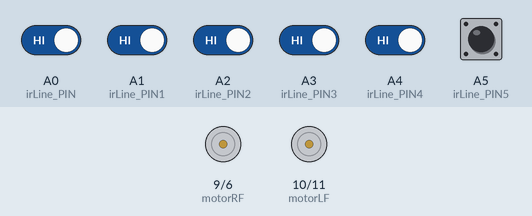
Recording of a program running on a simulated Arduino Uno, built with avr-gcc and run on an emulated ATmega328P. Shown: motor-driver pin pairs drawn as motors (green arrow = first pin HIGH = forward, orange = second pin HIGH = backward, longer = more drive). Inputs (shaded band) come from the test bench; at power-on: A0 (irLine_PIN), A1 (irLine_PIN1), A2 (irLine_PIN2), A3 (irLine_PIN3), A4 (irLine_PIN4), A5 (irLine_PIN5) HIGH.

Above: at 1.2 s.
1.3 s: A0 (irLine_PIN) driven LOW
At 2.5 s:
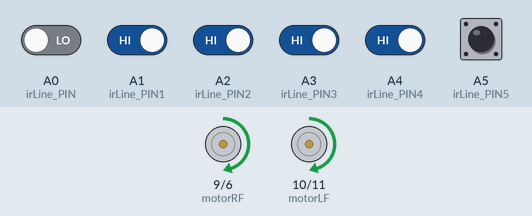
2.8 s: A1 (irLine_PIN1) driven LOW
At 4.0 s:
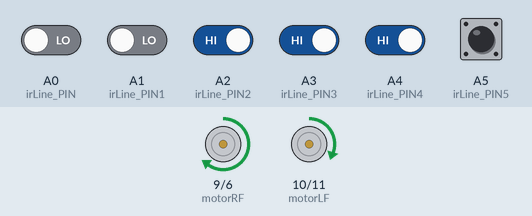
4.3 s: A2 (irLine_PIN2) driven LOW
At 4.7 s:
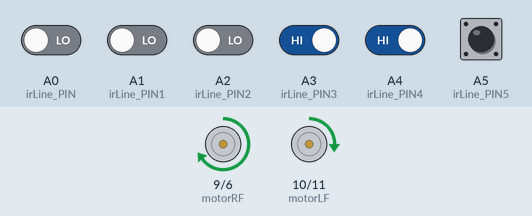
5.8 s: A3 (irLine_PIN3) driven LOW
At 7.0 s:
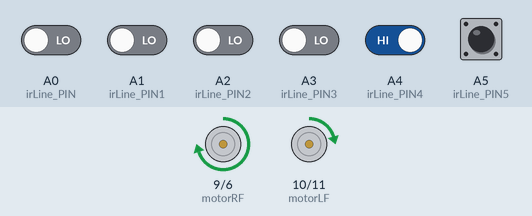
7.3 s: A4 (irLine_PIN4) driven LOW
At 8.2 s:
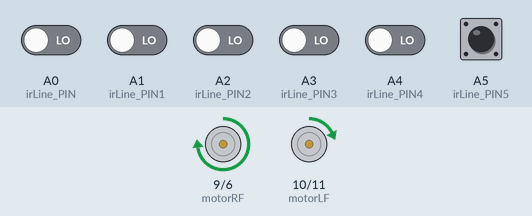
8.8 s: A1 (irLine_PIN1) driven HIGH
At 9.4 s:
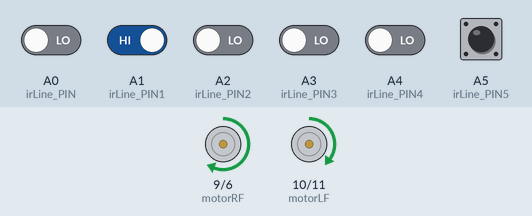
Timing chart, 0 to 11.3 s (numbered marks = the images above; inputs shaded):
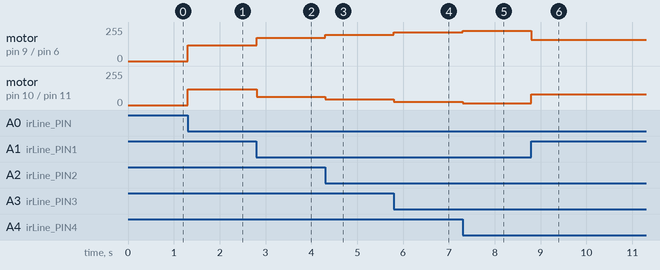

The program:

main.cpp
```cpp
#include <Arduino.h>
#include "Config.h"

// ==================================================
// Sensors (A1-A5 only for line)
// ==================================================
const uint8_t sensorPins[] = {
    irLine_PIN1,
    irLine_PIN2,
    irLine_PIN3,
    irLine_PIN4,
    irLine_PIN5};

const int SENSOR_COUNT = 5;

// reversed weights (fix direction)
int weights[] = {3, 2, 0, -2, -3};

// ==================================================
// PID Constants
// ==================================================
float Kp = 22;
float Ki = 0.8; // NEW (small on purpose)
float Kd = 18;

float integral = 0;
float lastError = 0;

int baseSpeed = 120;

// ==================================================
void setup()
{
  pinMode(motorRF, OUTPUT);
  pinMode(motorRB, OUTPUT);
  pinMode(motorLF, OUTPUT);
  pinMode(motorLB, OUTPUT);

  for (int i = 0; i < SENSOR_COUNT; i++)
    pinMode(sensorPins[i], INPUT);

  pinMode(irLine_PIN, INPUT); // obstacle
}

// ==================================================
// Read line position
// ==================================================
float readLineError()
{
  long sum = 0;
  int count = 0;

  for (int i = 0; i < SENSOR_COUNT; i++)
  {
    if (digitalRead(sensorPins[i]) == HIGH)
    {
      sum += weights[i];
      count++;
    }
  }

  if (count == 0)
    return lastError;

  return (float)sum / count;
}

// ==================================================
// Obstacle handling (A0)
// ==================================================
bool obstacleDetected()
{
  return digitalRead(irLine_PIN) == HIGH;
}

// ==================================================
void moveSmoothly(int left, int right)
{
  left = constrain(left, -255, 255);
  right = constrain(right, -255, 255);

  // Left
  if (left >= 0)
  {
    analogWrite(motorLF, left);
    analogWrite(motorLB, 0);
  }
  else
  {
    analogWrite(motorLF, 0);
    analogWrite(motorLB, -left);
  }

  // Right
  if (right >= 0)
  {
    analogWrite(motorRF, right);
    analogWrite(motorRB, 0);
  }
  else
  {
    analogWrite(motorRF, 0);
    analogWrite(motorRB, -right);
  }
}

// ==================================================
void stopRobot()
{
  analogWrite(motorRF, 0);
  analogWrite(motorRB, 0);
  analogWrite(motorLF, 0);
  analogWrite(motorLB, 0);
}

// ==================================================
void loop()
{
  // --------- OBSTACLE MODE ----------
  if (obstacleDetected())
  {
    stopRobot();
    return; // skip PID
  }

  // --------- PID CONTROL ------------
  float error = readLineError();

  // Integral (anti-windup clamp)
  integral += error;
  integral = constrain(integral, -50, 50);

  float correction =
      (Kp * error) +
      (Ki * integral) +
      (Kd * (error - lastError));

  lastError = error;

  int leftSpeed = baseSpeed + correction;
  int rightSpeed = baseSpeed - correction;

  moveSmoothly(leftSpeed, rightSpeed);
}
```

Config.h
```cpp
#ifndef CONFIG_H
#define CONFIG_H

// -----------------------------
// Pin Definitions
// -----------------------------
#define motorRB 6  // Servo motor pin
#define motorRF 9  // Servo motor pin
#define motorLF 10 // Servo motor pin
#define motorLB 11 // Servo motor pin

#define irLine_PIN A0  // Near Sensor pin (Obstacle Detection)
#define irLine_PIN1 A1 // Sensor1 pin (Far Left)
#define irLine_PIN2 A2 // Sensor2 pin (Near Left)
#define irLine_PIN3 A3 // Sensor3 pin (Center)
#define irLine_PIN4 A4 // Sensor4 pin (Near Right)
#define irLine_PIN5 A5 // Sensor5 pin (Far Right)

// -----------------------------
// Speed Constants (0 to 255)
// -----------------------------
#define moveSpeed 255 // Normal speed for moving forward
#define turnSpeed 126 // Lower speed for smooth turning

#endif
```

Measured:
- after the input at 1.3 s, motor on pin 9 (motorRF) / pin 6 (motorRB), motor on pin 10 (motorLF) / pin 11 (motorLB): stopped → forward 120/255 at once
- after the input at 2.8 s, motor on pin 9 (motorRF) / pin 6 (motorRB): forward 120/255 → forward 176/255 at once; motor on pin 10 (motorLF) / pin 11 (motorLB): forward 120/255 → forward 63/255 at once
- after the input at 4.3 s, motor on pin 9 (motorRF) / pin 6 (motorRB): forward 176/255 → forward 196/255 at once; motor on pin 10 (motorLF) / pin 11 (motorLB): forward 63/255 → forward 43/255 at once
- after the input at 5.8 s, motor on pin 9 (motorRF) / pin 6 (motorRB): forward 196/255 → forward 215/255 at once; motor on pin 10 (motorLF) / pin 11 (motorLB): forward 43/255 → forward 25/255 at once
- after the input at 7.3 s, motor on pin 9 (motorRF) / pin 6 (motorRB): forward 215/255 → forward 226/255 at once; motor on pin 10 (motorLF) / pin 11 (motorLB): forward 25/255 → forward 14/255 at once
- after the input at 8.8 s, motor on pin 9 (motorRF) / pin 6 (motorRB): forward 226/255 → forward 160/255 at once; motor on pin 10 (motorLF) / pin 11 (motorLB): forward 14/255 → forward 80/255 at once
